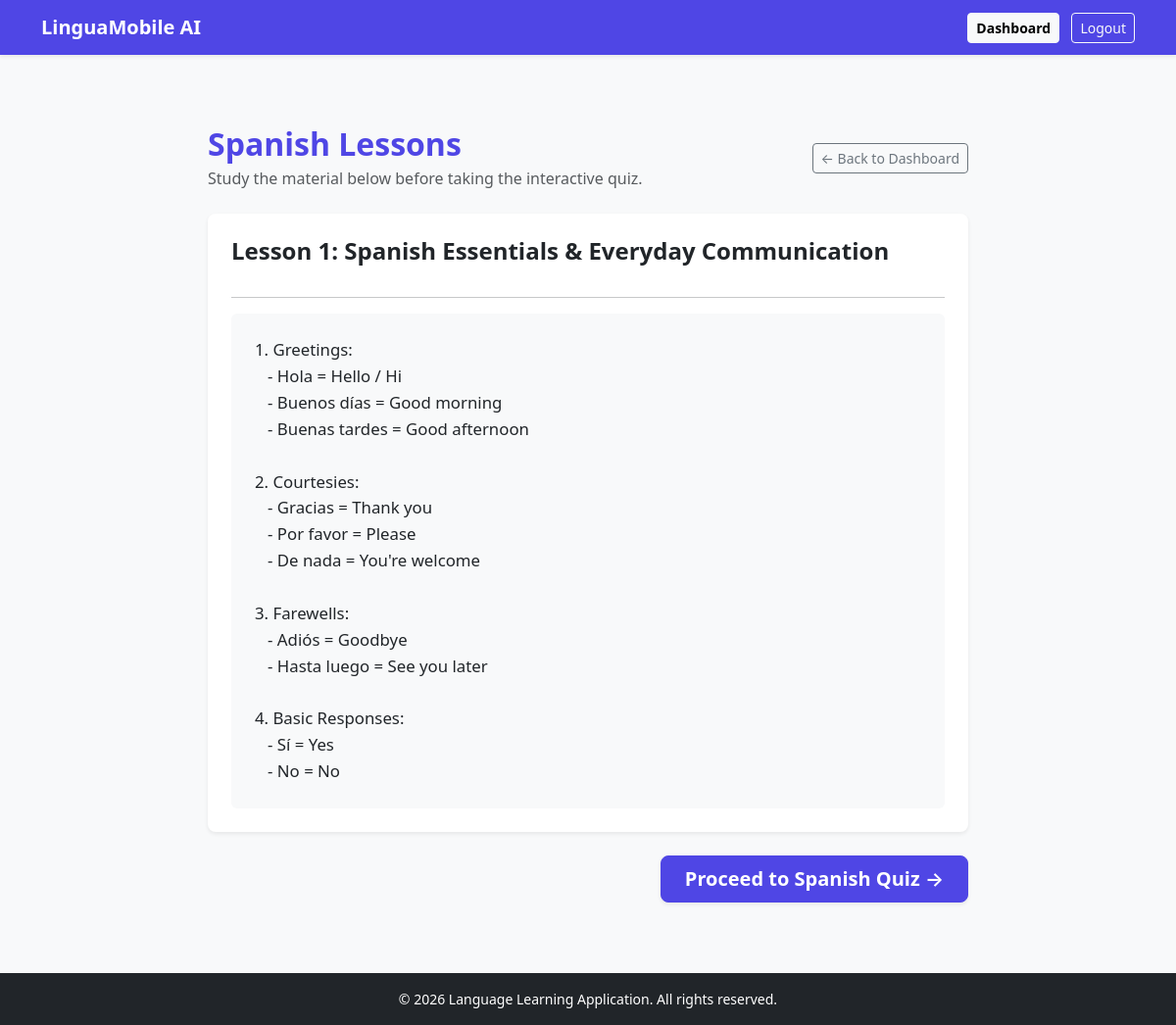
/lesson/2 (signed in), run on the app's committed database.
### tables this page shows
CREATE TABLE languages (
            id INTEGER PRIMARY KEY AUTOINCREMENT,
            name TEXT UNIQUE NOT NULL,
            code TEXT UNIQUE NOT NULL
        );

CREATE TABLE lessons (
            id INTEGER PRIMARY KEY AUTOINCREMENT,
            language_id INTEGER,
            title TEXT NOT NULL,
            content TEXT NOT NULL,
            FOREIGN KEY (language_id) REFERENCES languages(id) ON DELETE CASCADE
        );

### app.py (the view)
@app.route('/lesson/<int:lang_id>')
def lesson(lang_id):
    if 'user' not in session:
        return redirect(url_for('login'))
    conn = get_db_connection()
    cursor = conn.cursor()
    cursor.execute("SELECT * FROM languages WHERE id = ?", (lang_id,))
    language = cursor.fetchone()
    cursor.execute("SELECT * FROM lessons WHERE language_id = ?", (lang_id,))
    lessons = cursor.fetchall()
    cursor.close()
    conn.close()
    return render_template('lesson.html', language=language, lessons=lessons)

### app.py (called while the page is built)
def get_db_connection():
    conn = sqlite3.connect(DB_PATH)
    conn.row_factory = sqlite3.Row
    return conn

### templates/lesson.html (shortened to what this page needs)
{% extends "base.html" %}
{% block content %}
<div class="container my-4" style="max-width: 800px;">
    <div class="d-flex justify-content-between align-items-center mb-4">
        <div>
            <h2 class="fw-bold mb-1" style="color: #4f46e5;">{{ language.name }} Lessons</h2>
            <p class="text-muted mb-0">Study the material below before taking the interactive quiz.</p>
        </div>
        <a href="{{ url_for('dashboard') }}" class="btn btn-outline-secondary btn-sm">← Back to Dashboard</a>
    </div>
    {% if lessons %}
        {% for lesson in lessons %}
        <div class="card shadow-sm border-0 mb-4 p-4 rounded-3">
            <h4 class="fw-bold text-dark mb-3">{{ lesson.title }}</h4>
            <hr class="mb-3">
            <div class="bg-light p-4 rounded text-dark" style="white-space: pre-wrap; font-size: 1.05rem; line-height: 1.6;">{{ lesson.content }}</div>
        </div>
        {% endfor %}
        <div class="text-end mt-4">
            <a href="{{ url_for('quiz', lang_id=language.id) }}" class="btn btn-lg text-white fw-semibold px-4 shadow-sm" style="background-color: #4f46e5; border-color: #4f46e5;">
                Proceed to {{ language.name }} Quiz →
            </a>
        </div>
    {% endif %}
</div>
{% endblock %}

### data on the page
languages: name "Spanish"
lessons: title "Lesson 1: Spanish Essentials & Everyday Communication", content "1. Greetings: - Hola = Hello / Hi - Buenos días = Good morning - Buenas tardes = Good afternoon 2. Courtesies: - Gracias = Thank you - Por favor = Please - De nada = You're welcome 3. Farewells: - Adiós = Goodbye - Hasta luego = See you later 4. Basic Responses: - Sí = Yes - No = No"
